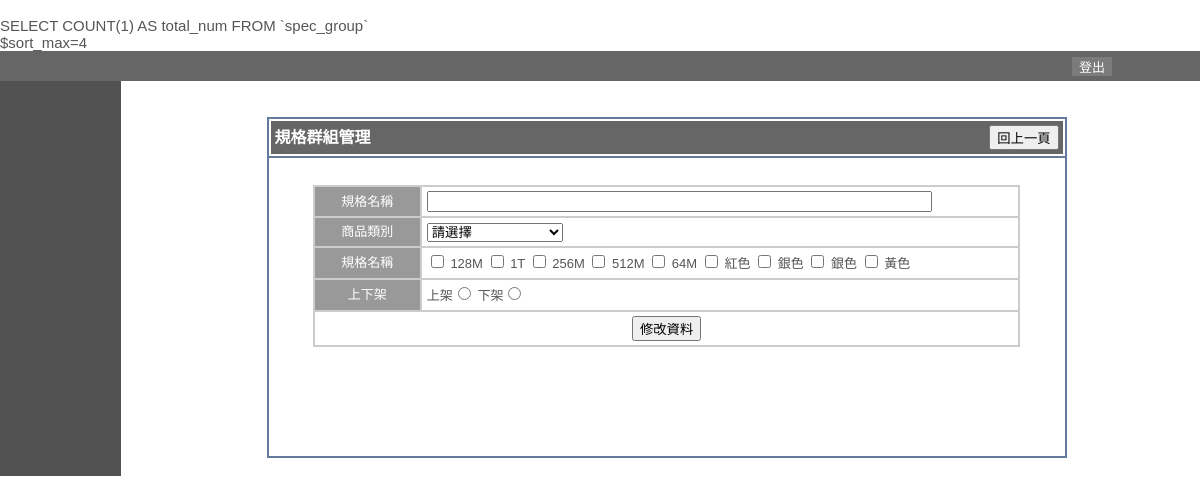
Screenshot of /admin/bg/spec_group/edit.php (signed in) with the database file from the repository.
### tables this page shows
CREATE TABLE `spec_info` (
  `no` int(11) NOT NULL,
  `spec_code` varchar(64) NOT NULL,
  `text` varchar(255) NOT NULL,
  `img_url` varchar(255) NOT NULL,
  `color` varchar(255) NOT NULL,
  `spec_type` varchar(8) NOT NULL DEFAULT '',
  `show_type` varchar(16) NOT NULL,
  `ishow` int(11) NOT NULL DEFAULT '0'
);

### admin/bg/spec_group/edit.php (the view, shortened to what this page needs)
<?php
require_once("../../include/config.inc.php");
require_once("../../include/function.php");
$cms_mode = $_REQUEST["cms_mode"];
$sh_post = $_SERVER['QUERY_STRING'];
$trace = 1;
$sort_max = sortMax($cms_mode, 'spec_group', $sql_where, $field_name = 'no', $trace);
if ($trace == "1") {
  echo '$sort_max=' . "$sort_max" . '<br>';
}
?>
<html>
<head>
  <link href="../style.css" rel="stylesheet" type="text/css" />
</head>
<body leftmargin="0" topmargin="0" marginwidth="0" marginheight="0">
  <table width="101%" border="0" cellspacing="0" cellpadding="0">
    <tr>
      <td colspan="2"><?php require_once("../header.php"); ?></td>
    </tr>
    <tr>
      <td width="10%" align="left" bgcolor="525252" valign="top"><?php require_once("../menu.php"); ?></td>
      <td width="90%" valign="top">
        <div align="center"><br />
          <br />
          <table width="800" border="1" align="center" cellpadding="2" cellspacing="0" bordercolor="#637A9C">
            <tr>
              <td width="100%">
                <table width="100%" border="0" cellspacing="0" cellpadding="4">
                  <tr>
                    <td width="49%" class="tb_menu_title">規格群組管理</td>
                    <td width="51%" align="right" class="tb_menu_title"><input name="Submit" type="button" value="回上一頁" onClick="javascrip:window.history.go(-1);" /></td>
                  </tr>
                </table>
              </td>
            </tr>
            <tr>
              <td height="300" align="center" valign="top">
                <table width="100%">
                  <tr>
                    <td>
                      <table width="100%" border="0" cellspacing="0" cellpadding="0">
                        <tr>
                          <td>&nbsp;</td>
                        </tr>
                      </table>
                    </td>
                  </tr>
                  <tr>
                    <td align="center" valign="top">
                      <?php echo '<form action="save.php?' . $sh_post . '" method="post" id="form1" enctype="multipart/form-data" name="CodeForm" onSubmit="return validator(this)">'; ?>
                      <table width="90%" border="1" cellpadding="4" cellspacing="0" bordercolor="#CCCCCC">
                        <tr>
                          <td width="15%" class="tb_edit_title">規格名稱</td>
                          <td width="84%" class="tb_edit_info"><input name="name" type="text" id="name" value="<?php echo $spec_group['name']; ?>" size="60"></td>
                        </tr>
                        <tr>
                          <td class="tb_edit_title">商品類別</td>
                          <td class="tb_edit_info">
                            <select name="pdcat_code" id="pdcat_code">
                              <option value="">請選擇</option>
                            </select>
                          </td>
                        </tr>
                        <tr>
                          <td class="tb_edit_title">規格名稱</td>
                          <td class="tb_edit_info">
                            <?php
                            $sql_spec = "SELECT * FROM `spec_info` ORDER  BY `text`";
                            $rs_spec = mysql_query($sql_spec);
                            while ($row_spec = mysql_fetch_array($rs_spec, MYSQL_ASSOC)) {
                            ?>
                              <input type="checkbox" name="spec_code[]" value="<?php echo $row_spec['spec_code'];  ?>" <?php chkCheckbox($row_spec['spec_code'], $spec_group['spec_code']) ?> >
                              <?php echo $row_spec['text'];  ?>
                            <?php } ?>
                          </td>
                        <tr>
                          <td class="tb_edit_title">上下架</td>
                          <td class="tb_edit_info">
                            上架<input type="radio" value="1" name="ishow" id="ishow" <?php chkChecked('1', $spec_group['ishow']); ?>>
                            下架<input type="radio" value="0" name="ishow" id="ishow" <?php chkChecked('0', $spec_group['ishow']); ?>>
                          </td>
                        </tr>
                    </td>
                  </tr>
                  <tr>
                    <td colspan="2" align="center">
                      <input type="submit" name="button" id="button" value="<?php if ($cms_mode == "add") {
                                                                              echo '新增資料';
                                                                            } else {
                                                                              echo '修改資料';
                                                                            } ?>">
                    </td>
                  </tr>
                </table>
                <br><br>
              </td>
            </tr>
          </table>
      </td>
    </tr>
  </table>
  <br />
</body>
</html>

### admin/style.css (style rules this page uses)
body { font-family:'微軟正黑體',Arial,新細明體,sans-serif; margin:0px; color:#555555; font-size:15px; }
.tb_menu_title,.tb_menu_title a:link,.tb_menu_title a:hover,.tb_menu_title a:visited { font-size: 16px; line-height: 20px; color: #FFFFFF; background-color:#666666; font-weight: bold; text-decoration:none; }
.tb_edit_title { font-size: 13px; text-align:center; line-height: 20px; color: #FFFFFF; background-color:#999999; }
.tb_edit_info { font-size: 13px; text-align:left; padding-left:5px; line-height: 20px; background-color: #FFF; }

### rows the page displays
spec_info: text "128M"
spec_info: text "1T"
spec_info: text "256M"
spec_info: text "512M"
spec_info: text "64M"
spec_info: text "紅色"
spec_info: text "銀色"
spec_info: text "銀色"
spec_info: text "黃色"

### other values shown
$sql "SELECT COUNT(1) AS total_num FROM `spec_group`"
$sort_max "4"
